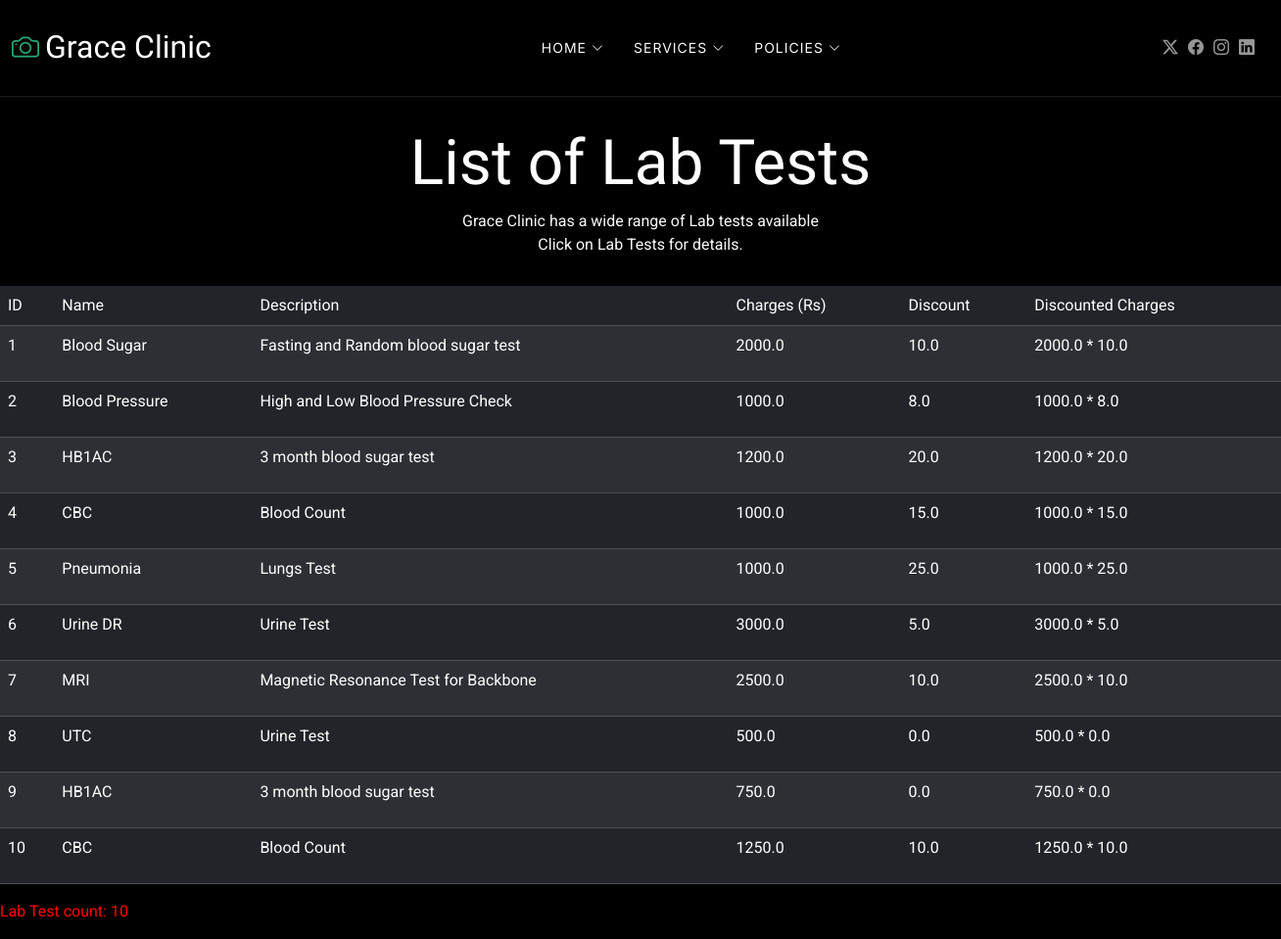
Page /labtests on the committed database.
### tables this page shows
CREATE TABLE "labtests" (
	"test_id"	INTEGER,
	"test_name"	TEXT,
	"test_description"	TEXT,
	"sampletype"	TEXT,
	"charges"	REAL,
	"discount"	REAL,
	"created_by"	INTEGER,
	"created_date"	TEXT,
	"updated_by"	INTEGER,
	"update_date"	TEXT,
	PRIMARY KEY("test_id" AUTOINCREMENT)
);

### labtests/routes.py (the view)
@labtest_bp.route("/labtests")
def labtest_list():
    labtests = get_all_labtests()
    return render_template("labtests/labtest-list.html", labtests=labtests)

### labtests/services.py (called while the page is built)
def get_all_labtests():
    con = sqlite3.connect(DB_PATH)
    con.row_factory = sqlite3.Row
    cur = con.cursor()
    labtests = cur.execute(
        "SELECT test_id, test_name, test_description, charges, discount FROM labtests"
    ).fetchall()
    con.close()
    return labtests

### templates/labtests/labtest-list.html (shortened to what this page needs)
{% extends "base.html" %}
{% block content %}
    <div class="page-title">
        <div class="heading">
            <div class="container">
                <div class="row d-flex justify-content-center text-center">
                    <div class="col-lg-8">
                        <h1>List of Lab Tests</h1>
                        <p class="mb-0">Grace Clinic has a wide range of Lab tests available</p>
                        <p class="mb-0">Click on Lab Tests for details.</p>
                    </div>
                </div>
            </div>
      </div>
    </div>
        <table class="table table-striped table-dark">
            <thead class="table-header-cus">
                <tr>
                    <td>ID</td>
                    <td>Name</td>
                    <td>Description</td>
                    <td>Charges (Rs)</td>
                    <td>Discount</td>
                    <td>Discounted Charges</td>
                </tr>
            </thead>
            <tbody onload="getDiscountedCharges()">
                {% for labtest in labtests %}
                <tr>
                    <td><p>{{ labtest.test_id }}</p></td>
                    <td><p>{{ labtest.test_name }}</p></td>
                    <td><p>{{ labtest.test_description }}</p></td>
                    <td id="c">{{ labtest.charges }}</td>
                    <td id="d">{{ labtest.discount }}</td>
                    <td><p>{{ labtest.charges }} * {{ labtest.discount }}</p></td>
                </tr>
                {% endfor %}
            </tbody>
        </table>
        <p style="color:red;">
            Lab Test count: {{ labtests | length }}
        </p>
{% endblock %}

### templates/base.html (shortened to what this page needs)
<!DOCTYPE html>
<html lang="en">
<head>
    <link href="{{ url_for('static', filename='vendor/bootstrap/css/bootstrap.min.css') }}" rel="stylesheet">
    <link href="{{ url_for('static', filename='vendor/bootstrap-icons/bootstrap-icons.css') }}" rel="stylesheet">
    <link href="{{ url_for('static', filename='vendor/bootstrap/css/bootstrap.min.css') }}" rel="stylesheet">
    <link href="{{ url_for('static', filename='vendor/bootstrap-icons/bootstrap-icons.css') }}" rel="stylesheet">
    <link href="{{ url_for('static', filename='vendor/aos/aos.css') }}" rel="stylesheet">
    <link href="{{ url_for('static', filename='vendor/glightbox/css/glightbox.min.css') }}" rel="stylesheet">
    <link href="{{ url_for('static', filename='vendor/swiper/swiper-bundle.min.css') }}" rel="stylesheet">
    <link rel="stylesheet" href="{{ url_for('static', filename='css/main.css') }}">
</head>
<body class="index-page">
    <header id="header" class="header d-flex align-items-center sticky-top">
    <div class="container-fluid position-relative d-flex align-items-center justify-content-between">
      <a href="index.html" class="logo d-flex align-items-center me-auto me-xl-0">
        <i class="bi bi-camera"></i>
        <h1 class="sitename">Grace Clinic</h1>
      </a>
        <nav id="navmenu" class="navmenu">
            <ul>
                <li class="dropdown"><a><span>Home</span> <i class="bi bi-chevron-down toggle-dropdown"></i></a>
                </li>
                <li class="dropdown"><a><span>Services</span> <i class="bi bi-chevron-down toggle-dropdown"></i></a>
                </li>
                <li class="dropdown"><a><span>Policies</span> <i class="bi bi-chevron-down toggle-dropdown"></i></a>
                </li>
            </ul>
        </nav>
        <div class="header-social-links">
            <a href="#" class="twitter"><i class="bi bi-twitter-x"></i></a>
            <a href="#" class="facebook"><i class="bi bi-facebook"></i></a>
            <a href="#" class="instagram"><i class="bi bi-instagram"></i></a>
            <a href="#" class="linkedin"><i class="bi bi-linkedin"></i></a>
        </div>
    </div>
</header>
    <main>
        {% block content %}
        {% endblock %}
    </main>
</body>
</html>

### static/css/main.css (style rules this page uses)
:root { --default-font: "Roboto", system-ui, -apple-system, "Segoe UI", Roboto, "Helvetica Neue", Arial, "Noto Sans", "Liberation Sans", sans-serif, "Apple Color Emoji", "Segoe UI Emoji", "Segoe UI Symbol", "Noto Color Emoji"; --heading-font: "Cardo", sans-serif; --nav-font: "Inter", sans-serif; }
:root { --background-color: #000000; --default-color: #fafafa; --heading-color: #ffffff; --accent-color: #27a776; --surface-color: #1a1a1a; --contrast-color: #ffffff; }
:root { --nav-color: rgba(255, 255, 255, 0.5); --nav-hover-color: #ffffff; --nav-mobile-background-color: #1a1a1a; --nav-dropdown-background-color: #1a1a1a; --nav-dropdown-color: rgba(255, 255, 255, 0.5); --nav-dropdown-hover-color: #ffffff; }
:root { scroll-behavior: smooth; }
body { color: var(--default-color); background-color: var(--background-color); font-family: var(--default-font); }
a { color: var(--accent-color); text-decoration: none; transition: 0.3s; }
h1, h2, h3, h4, h5, h6 { color: var(--heading-color); font-family: var(--heading-font); }
.header { color: var(--default-color); background-color: var(--background-color); padding: 20px 0; transition: all 0.5s; z-index: 997; border-bottom: 1px solid var(--background-color); }
.header .logo { line-height: 1; }
.header .logo h1 { font-size: 32px; margin: 0; font-weight: 400; color: var(--heading-color); }
.header .logo i { font-size: 28px; margin-right: 6px; }
.header .header-social-links { padding-right: 15px; }
.header .header-social-links a { color: color-mix(in srgb, var(--default-color), transparent 40%); padding-left: 6px; display: inline-block; transition: 0.3s; font-size: 16px; }
.header .header-social-links a i { line-height: 0px; }
@media (min-width: 1200px) { .navmenu { padding: 0; } }
@media (min-width: 1200px) { .navmenu ul { margin: 0; padding: 0; display: flex; list-style: none; align-items: center; } }
@media (min-width: 1200px) { .navmenu li { position: relative; } }
@media (min-width: 1200px) { .navmenu a, .navmenu a:focus { color: var(--nav-color); padding: 18px 15px; font-size: 14px; font-family: var(--nav-font); font-weight: 400; display: flex; align-items: center; justify-content: space-between; white-space: nowrap; transition: 0.3s; text-transform: uppercase; letter-spacing: 1px; } }
@media (min-width: 1200px) { .navmenu a i, .navmenu a:focus i { font-size: 12px; line-height: 0; margin-left: 5px; transition: 0.3s; } }
@media (min-width: 1200px) { .navmenu li:last-child a { padding-right: 0; } }
.page-title { color: var(--default-color); background-color: var(--background-color); position: relative; }
.page-title .heading { padding: 30px 0; border-top: 1px solid color-mix(in srgb, var(--default-color), transparent 90%); }
.page-title .heading h1 { font-size: 64px; font-weight: 400; }

### rows in the picture
labtests: test_id "1", test_name "Blood Sugar", test_description "Fasting and Random blood sugar test", charges "2000.0", discount "10.0"
labtests: test_id "2", test_name "Blood Pressure", test_description "High and Low Blood Pressure Check", charges "1000.0", discount "8.0"
labtests: test_id "3", test_name "HB1AC", test_description "3 month blood sugar test", charges "1200.0", discount "20.0"
labtests: test_id "4", test_name "CBC", test_description "Blood Count", charges "1000.0", discount "15.0"
labtests: test_id "5", test_name "Pneumonia", test_description "Lungs Test", charges "1000.0", discount "25.0"
labtests: test_id "6", test_name "Urine DR", test_description "Urine Test", charges "3000.0", discount "5.0"
labtests: test_id "7", test_name "MRI", test_description "Magnetic Resonance Test for Backbone", charges "2500.0", discount "10.0"
labtests: test_id "8", test_name "UTC", test_description "Urine Test", charges "500.0", discount "0.0"
labtests: test_id "9", test_name "HB1AC", test_description "3 month blood sugar test", charges "750.0", discount "0.0"
labtests: test_id "10", test_name "CBC", test_description "Blood Count", charges "1250.0", discount "10.0"

### other values in the picture
{{ labtests | length }} "10"
